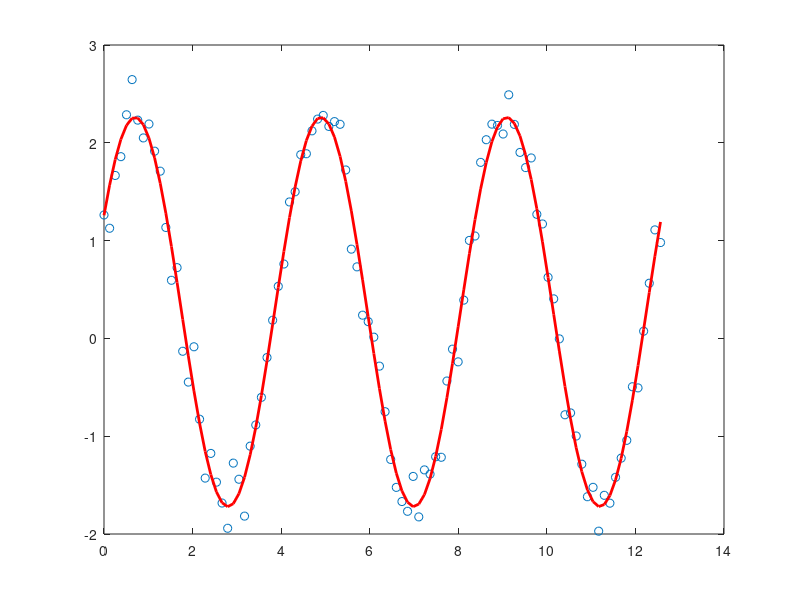

MATLAB code for this plot:
% Dane
x = linspace(0, 4*pi, 100)';
y = 2*sin(1.5*x + 0.5) + 0.3 + 0.2*randn(size(x));

% Model
model = @(p,x) p(1)*sin(p(2)*x + p(3)) + p(4);

% Funkcja błędu
err = @(p) sum((y - model(p,x)).^2);

% Start
p0 = [1, 1, 0, 0];

% Optymalizacja
p = fminsearch(err, p0);

disp('Parametry [A, w, phi, C]:')
disp(p)

% Wykres
figure(1)
plot(x, y, 'o')
hold on
plot(x, model(p,x), '-r', 'LineWidth', 2)
